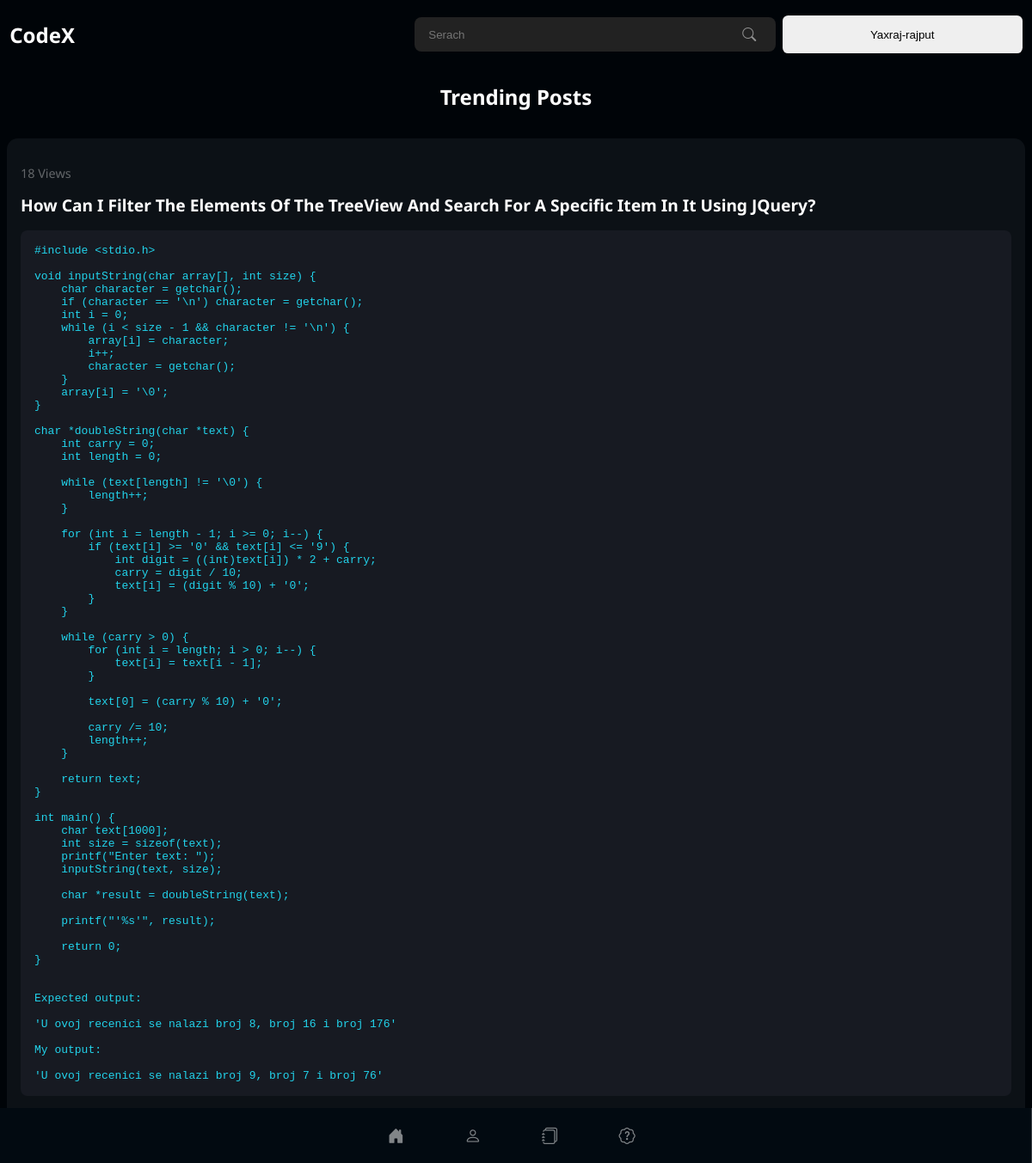
The page /articles (signed in) on the database its author committed.
### app.py (models this page shows, shortened)
class User(UserMixin, db.Model):
    id = db.Column(db.Integer, primary_key=True)
    username = db.Column(db.String(30), unique=True)
    email = db.Column(db.String(50), unique=True)
    password = db.Column(db.String(80))
    dob = db.Column(db.Integer)
    tech_stack = db.Column(db.String(80))
    bio = db.Column(db.Text(500))
    occupation = db.Column(db.String(80))
    location = db.Column(db.String(80))
    profile_pic = db.Column(db.String(80), default='default.png')
    github = db.Column(db.String(80))
    linkedin = db.Column(db.String(80))
    twitter = db.Column(db.String(80))
    facebook = db.Column(db.String(80))
    instagram = db.Column(db.String(80))
    website = db.Column(db.String(80))
    created_at = db.Column(db.DateTime, default=datetime.utcnow)
    status = db.Column(db.String(80), default='active')

class Articles(db.Model):
    article_id = db.Column(db.Integer, primary_key=True)
    title = db.Column(db.String(200), nullable=False)
    description = db.Column(db.Text, nullable=False)
    code_snippet = db.Column(db.Text, nullable=True)
    post_by = db.Column(db.String(200), nullable=False)
    date_time = db.Column(db.DateTime, default=datetime.utcnow)
    likes = db.Column(db.Integer, default=0)
    genre = db.Column(db.String(200), nullable=True)
    tags = db.Column(db.String(200), nullable=True)
    views = db.Column(db.Integer, default=0)
    updated_at = db.Column(db.DateTime, onupdate=datetime.utcnow)
    status = db.Column(db.String(200), nullable=False, default='draft')

### app.py (the view)
@app.route("/articles", methods=['GET', 'POST'])
def articles():
    AllArticles = Articles.query.all()
    return render_template("articles.html", allArticles=AllArticles)

### app.py (called while the page is built)
@login_manager.user_loader
def load_user(user_id):
    return User.query.get(int(user_id))

### templates/articles.html (shortened to what this page needs)
{% extends 'base.html' %}
{% block title %} Articles {% endblock title %} {% block bodyblock %}
<div class="wrapper">
    {% include 'sidebar.html' %}
<div class="articles-div-main">
    <h2 style="color: #fff; ">Trending Posts</h2>
    {% for article in allArticles %}
  <div class="article-card" style="width: 100%;">
    <a style="text-decoration: none;" href="/article/{{article.article_id}}">
      <div class="top-bar">
        <span class="views">{{ article.views }} Views</span>
        <div class="buttons">
        </div></div
    >
    <h2 class="title">{{ article.title }}</h2>
    <pre class="code-snippet">{{ article.code_snippet }}</pre>
    <p class="posted-by">
    </p>
    <p class="status"><strong>Status:</strong> {{ article.status }}</p>
  </div></a>
  {% endfor %}
</div></div>
{% endblock bodyblock %}

### templates/base.html (shortened to what this page needs)
<!DOCTYPE html>
<html lang="en">
  <head>
    <link rel="stylesheet" href="../static/styles/style.css" />
    <link
      rel="stylesheet"
      href="https://cdn.jsdelivr.net/npm/bootstrap-icons@1.11.2/font/bootstrap-icons.min.css"
    />
  </head>
  <body>
    <div class="navbar">
      <div class="left">
        <div class="logo">
          <h2 style="color: #fff">CodeX</h2>
        </div>
      </div>
      <div class="right">
        <div class="search">
          <input type="text" placeholder="Serach" /><i class="bi bi-search"></i>
        </div>
        <div class="buttons">
          <button class="login-btn">
            {% if current_user.is_authenticated %}<a
              style="text-decoration: none; color: #000"
              href="/profile"
            >
              {{ current_user.username }}</a
            >
            {% else %}
            <a style="text-decoration: none; color: #000" href="/login"
              >Sign In</a
            >
            {% endif %}
          </button>
        </div>
      </div>
    </div>
    {% block bodyblock %} {% endblock bodyblock %}
  </body>
</html>

### static/styles/style.css (style rules this page uses)
* { margin: 0; padding: 0; box-sizing: border-box; }
body { background-color: #000408; font-family: "Noto Sans", sans-serif; overflow-x: hidden; }
.navbar { width: 100%; height: 5rem; z-index: 999999999; padding: 0rem 3rem; display: flex; align-items: center; justify-content: space-between; position: fixed; background-color: #000408; }
.navbar .left { width: 30%; height: 100%; display: flex; justify-content: flex-end; align-items: center; }
.navbar .left .logo { width: 100%; height: 100%; display: flex; justify-content: flex-start; align-items: center; }
.navbar .right { width: 30%; height: 100%; display: flex; align-items: center; justify-content: flex-end; }
.navbar .right .search { width: 60%; height: 2.5rem; display: flex; align-items: center; background-color: #222; padding: 0rem 1rem; border-radius: 0.5rem; }
.navbar .right .search input { width: 100%; background-color: #222; outline: none; border: none; color: #fff; }
.navbar .right .search .bi-search { color: #fff; padding: 0.4rem; opacity: 50%; }
.navbar .right .buttons { display: flex; align-items: center; }
.navbar .right .buttons .login-btn { padding: 0.8rem 1.6rem; border: none; outline: none; border-radius: 0.4rem; }
@media (max-width: 1200px) { .navbar { padding: 0.7rem; } }
@media (max-width: 1200px) { .navbar .left { width: 30%; height: 100%; } }
@media (max-width: 1200px) { .navbar .right { width: 60%; gap: 0.5rem; } }
@media (max-width: 1200px) { .navbar .right .search { width: 60%; } }
@media (max-width: 1200px) { .navbar .right .buttons { width: 40%; } }
@media (max-width: 1200px) { .navbar .right .buttons .login-btn { width: 100%; padding: 0.9rem 0.3rem; text-wrap: nowrap; overflow: hidden; } }
.wrapper { width: 100%; display: flex; height: 100%; position: static; }
.wrapper .articles-div-main { width: 100%; height: 100vh; overflow-y: scroll; padding: 2rem; padding-top: 6rem; gap: 2rem; display: flex; flex-direction: column; align-items: center; }
.wrapper .articles-div-main .article-card { background-color: #0c1116; display: flex; flex-direction: column; width: 60%; padding: 2rem; gap: 1rem; padding-top: 0rem; border-radius: 1rem; }
.wrapper .articles-div-main .article-card .top-bar { width: 100%; height: 3rem; display: flex; justify-content: space-between; align-items: center; }
.wrapper .articles-div-main .article-card .top-bar .views { color: rgba(255, 255, 255, 0.3568627451); font-size: 0.9rem; }
.wrapper .articles-div-main .article-card .top-bar .buttons { display: flex; gap: 0.4rem; }
.wrapper .articles-div-main .article-card h2 { margin-top: 0; color: #ffffff; text-transform: capitalize; margin-bottom: 1rem; }
.wrapper .articles-div-main .article-card p { color: #fff; }
.wrapper .articles-div-main .article-card .code-snippet { font-family: monospace; padding: 1rem; border-radius: 0.5rem; background-color: #171a22; color: #22d3eb; margin-bottom: 1rem; }
.wrapper .articles-div-main .article-card .posted-by { color: rgba(255, 255, 255, 0.4235294118); font-size: 0.9rem; }
.wrapper .articles-div-main .article-card .status { color: #fff; font-size: 0.9rem; }
@media (max-width: 1200px) { .wrapper .articles-div-main { padding: 0.5rem; padding-top: 6rem; } }
@media (max-width: 1200px) { .wrapper .articles-div-main .article-card { background-color: #0c1116; display: flex; flex-direction: column; width: 100%; padding: 1rem; border-radius: 0.8rem; } }
@media (max-width: 1200px) { .wrapper .articles-div-main .article-card h2 { font-size: 1.2rem; } }
@media (max-width: 1200px) { .wrapper .articles-div-main .article-card .code-snippet { overflow-x: scroll; } }

### rows shown on the page
User: username "Yaxraj-rajput"
Articles: views "18", title "How Can I Filter The Elements Of The TreeView And Search For A Specific Item In It Using JQuery?", code_snippet "#include <stdio.h> void inputString(char array[], int size) { char character = getchar(); if (character == '\\n') character = getchar(); int i = 0; while (i < size - 1 && character != '\\n') { array[i] = character; i++; character = getchar(); } array[i] = '\\0'; } char *doubleString(char *text) { int carry = 0; int length = 0; while (text[length] != '\\0') { length++; } for (int i = length - 1; i >= 0; i--) { if (text[i] >= '0' && text[i] <= '9') { int digit = ((int)text[i]) * 2 + carry; carry = digit / 10; text[i] = (digit % 10) + '0'; } } while (carry > 0) { for (int i = length; i > 0; i--) { text[i] = text[i - 1]; } text[0] = (carry % 10) + '0'; carry /= 10; length++; } return text; } int…"
